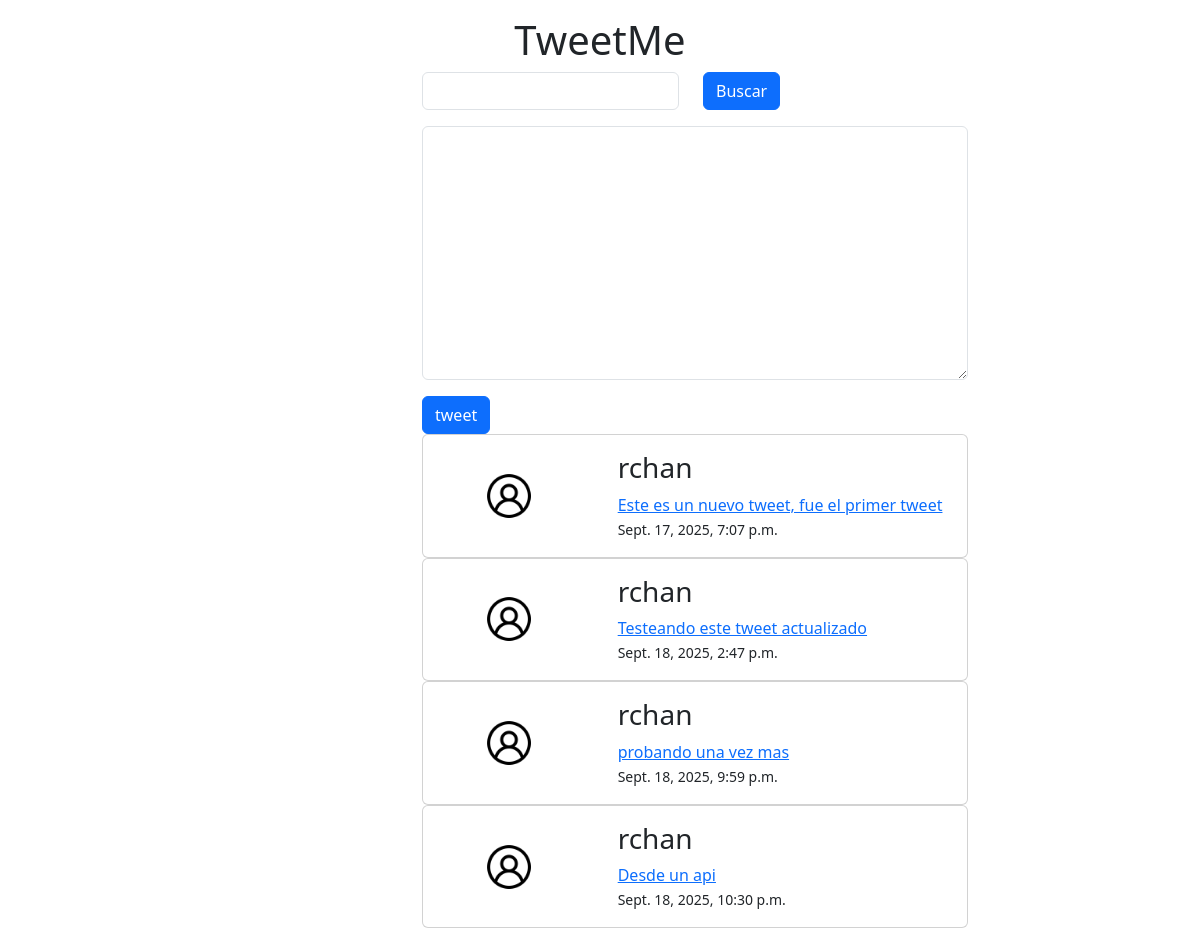
/tweet/list/, run on an earlier commit of the app's database.
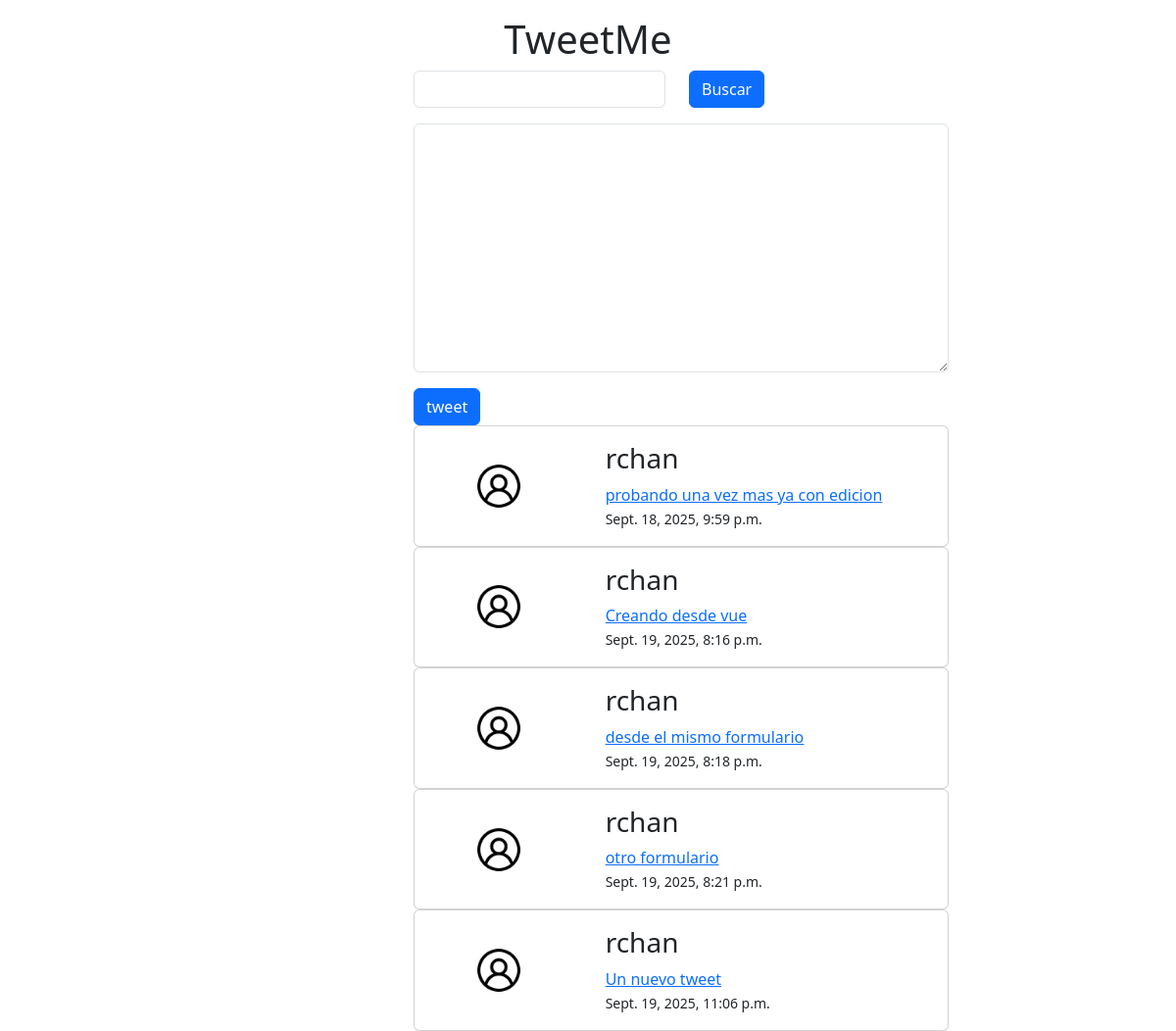
And on a later commit of the database.
### tweets/models.py (models this page shows, shortened)
class Tweet(models.Model):
    user = models.ForeignKey(settings.AUTH_USER_MODEL, on_delete=models.CASCADE)
    content = models.TextField(max_length=140, blank=False, validators=[validate_content])
    updated = models.DateTimeField(auto_now=True)
    timestamp = models.DateTimeField(auto_now_add=True)

### tweets/views.py (the view)
# urls.py: path('list/', TweetListView.as_view(), name="tweet_list"),
class TweetListView(ListView):
    queryset = Tweet.objects.all().order_by('updated')
    template_name = 'tweets.html'
    def get_queryset(self):
        query = Tweet.objects.all()
        qs = self.request.GET.get("q", None)
        if qs is not None:
            query = Tweet.objects.filter(content__icontains=qs)
        return query
    def get_context_data(self, **kwargs):
        context = super().get_context_data(**kwargs)
        context['form'] = TweetModelForm
        return context

### tweets/templates/tweets.html (shortened to what this page needs)
{% extends 'base.html' %}
{% load static %}
{% block container %}
    <h1 class="text-center mt-3">TweetMe</h1>
    <div class="row">
        <div class="col-4">
        </div>
        <div class="col-6">
            {% include 'tweet_lookup_form.html' %}
            {% include 'tweet_create_form.html'  with btn_name='tweet' action_url="tweet" %}
            {% for tweet in object_list %}
                <div class="card">
                    <div class="card-body">
                        <div class="row">
                            <div class="col-2 m-auto">
                                <img src="{% static 'user/avatar.png' %}" alt="Imagen Usuario" width="50px" class="text-center">
                            </div>
                            <div class="col-8">
                                <h3 class="">{{tweet.user}}</h3>
                                <a href="{% url 'tweet_update' tweet.id %}" class="d-block">{{tweet.content}}</a>
                                <small>{{tweet.timestamp}}</small>
                            </div>
                        </div>
                    </div>
                </div>
        {% endfor %}
        </div>
    </div>
{% endblock %}

### templates/base.html (shortened to what this page needs)
{% load static %}
<!DOCTYPE html>
<html lang="en">
<head>
    {% load bootstrap5 %}
    {% bootstrap_css %}
</head>
<body>
    <div class="container mt-3">
        {% block container %}
        {% endblock %}
    </div>
</body>
</html>

### tweets/templates/tweet_lookup_form.html
<form action="{% url 'tweet_list'%}" method="GET" class="mb-3">
    <div class="row">
        <div class="col-auto">
            <input type="text" class="form-control" name="q">
        </div>
        <div class="col-auto">
            <input type="submit" value="Buscar" class="btn btn-primary">
        </div>
    </div>
</form>

### tweets/templates/tweet_create_form.html (shortened to what this page needs)
 <form action="{% url 'tweet_create' %}" method="post">
    {{form.as_p}}
    <input type="submit" value={{btn_name}} class="btn btn-primary">
</form>

What changed in the data, as far as the page shows it:
removed Tweet: user "rchan", content "Este es un nuevo tweet, fue el primer tweet", timestamp "Sept. 17, 2025, 7:07 p.m."
removed Tweet: user "rchan", content "Testeando este tweet actualizado", timestamp "Sept. 18, 2025, 2:47 p.m."
removed Tweet: user "rchan", content "Desde un api", timestamp "Sept. 18, 2025, 10:30 p.m."
changed Tweet: content "probando una vez mas" → "probando una vez mas ya con edicion"
added Tweet: user "rchan", content "Creando desde vue", timestamp "Sept. 19, 2025, 8:16 p.m."
added Tweet: user "rchan", content "desde el mismo formulario", timestamp "Sept. 19, 2025, 8:18 p.m."
added Tweet: user "rchan", content "otro formulario", timestamp "Sept. 19, 2025, 8:21 p.m."
added Tweet: user "rchan", content "Un nuevo tweet", timestamp "Sept. 19, 2025, 11:06 p.m."
